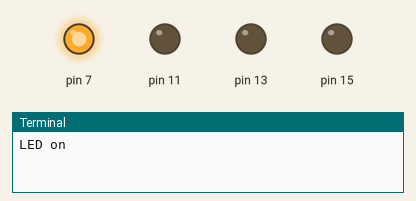
Recording of a program running on a simulated Raspberry Pi (header pin numbers). Parts: output pins drawn as LEDs (lit = HIGH), the last lines printed to the terminal. At 100.0 s the program stops and its outputs stay as they are.

Above: at 2.0 s.
At 5.5 s:
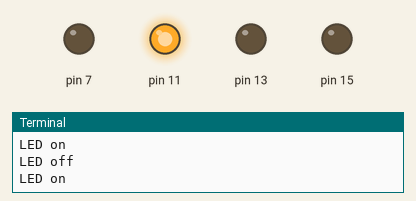
At 8.0 s:
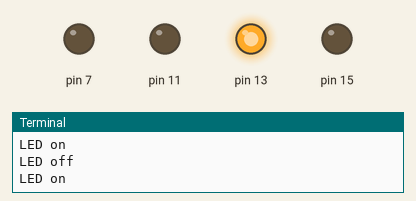
At 9.5 s:
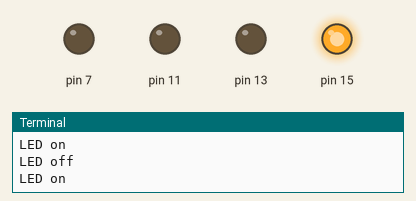
Timing chart, 0 to 13.0 s (numbered marks = the images above):
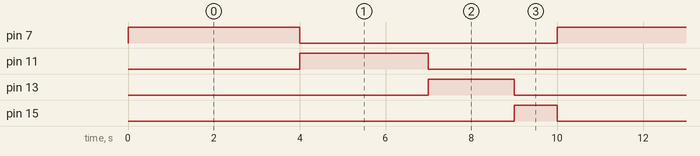

Measured:
- by itself, pin 7: alternates HIGH for 4.0 s and LOW for 6.0 s
- by itself, pin 11: alternates HIGH for 3.0 s and LOW for 7.0 s
- by itself, pin 13: alternates HIGH for 2.0 s and LOW for 8.0 s
- by itself, pin 15: alternates HIGH for 1.0 s and LOW for 9.0 s

The program:

ledpract.py
```python
import RPi.GPIO as GPIO
import time

GPIO.setmode(GPIO.BOARD)
GPIO.setup(7,GPIO.OUT)
GPIO.setup(11,GPIO.OUT)
GPIO.setup(13,GPIO.OUT)
GPIO.setup(15,GPIO.OUT)

for i in range(10):
    GPIO.output(7,True)
    print("LED on")
    time.sleep(4)
    GPIO.output(7,False)
    print("LED off")


    GPIO.output(11,True)
    print("LED on")
    time.sleep(3)
    GPIO.output(11,False)
    print("LED off")


    GPIO.output(13,True)
    print("LED on")
    time.sleep(2)
    GPIO.output(13,False)
    print("LED off")


    GPIO.output(15,True)
    print("LED on")
    time.sleep(1)
    GPIO.output(15,False)
    print("LED off")


print("Done..")
GPIO.cleanup()
```
